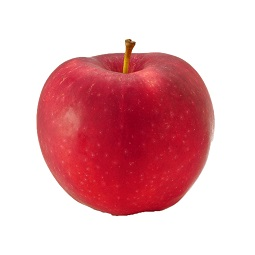
%> input picture HSVSpace/apples.jpg, 255 x 255 px
$ octave rgbtuxing.m   (GNU Octave 9; MATLAB toolbox functions it lacks are replaced by stand-ins)
%> lines starting %> are read from the running program, lines starting %| are printed output that depends on the picture
I=imread('apples.jpg');
%> I is the input picture: size 255x255x3 uint8; mean R, G, B 229.9, 176.6, 182
J=imread('fruit.jpg');
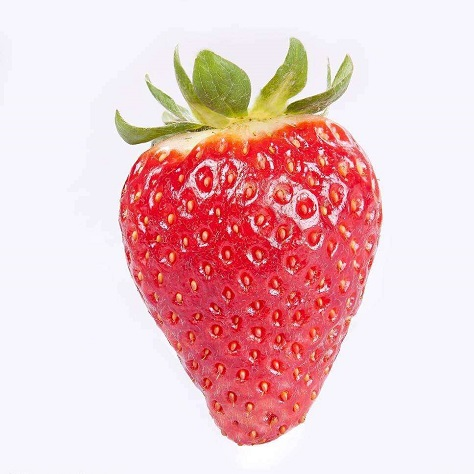
%> input picture HSVSpace/fruit.jpg, 474 x 474 px
%> J is the input picture: size 474x474x3 uint8; mean R, G, B 235.7, 196.8, 200.2
K=imread('ningmeng.jpg');
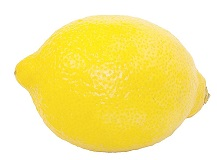
%> input picture HSVSpace/ningmeng.jpg, 217 x 160 px
%> K is the input picture: size 160x217x3 uint8; mean R, G, B 250, 235.4, 149.1
apples_R=I(:,:,1);
apples_G=I(:,:,2);
apples_B=I(:,:,3);
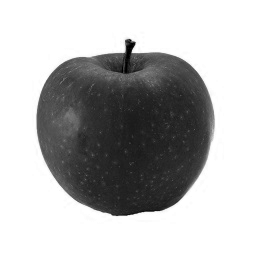
%> apples_B: size 255x255 uint8; min 0, max 255, mean 182
fruit_R=J(:,:,1);
fruit_G=J(:,:,2);
fruit_B=J(:,:,3);
ningmeng_R=K(:,:,1);
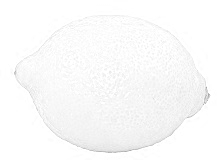
%> ningmeng_R: size 160x217 uint8; min 165, max 255, mean 250
ningmeng_G=K(:,:,2);
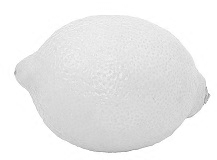
%> ningmeng_G: size 160x217 uint8; min 146, max 255, mean 235.4
ningmeng_B=K(:,:,3);
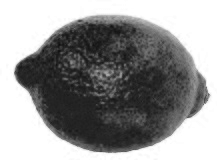
%> ningmeng_B: size 160x217 uint8; min 14, max 255, mean 149.1
figure,
subplot(3,3,1),imhist(apples_R);
ylabel('像素的个数');
subplot(3,3,2),imhist(apples_G);
ylabel('像素的个数');
subplot(3,3,3),imhist(apples_B);
ylabel('像素的个数');
subplot(3,3,4),imhist(fruit_R);
ylabel('像素的个数');
subplot(3,3,5),imhist(fruit_G);
ylabel('像素的个数');
subplot(3,3,6),imhist(fruit_B);
ylabel('像素的个数');
subplot(3,3,7),imhist(ningmeng_R);
ylabel('像素的个数');
subplot(3,3,8),imhist(ningmeng_G);
ylabel('像素的个数');
subplot(3,3,9),imhist(ningmeng_B);
ylabel('像素的个数');
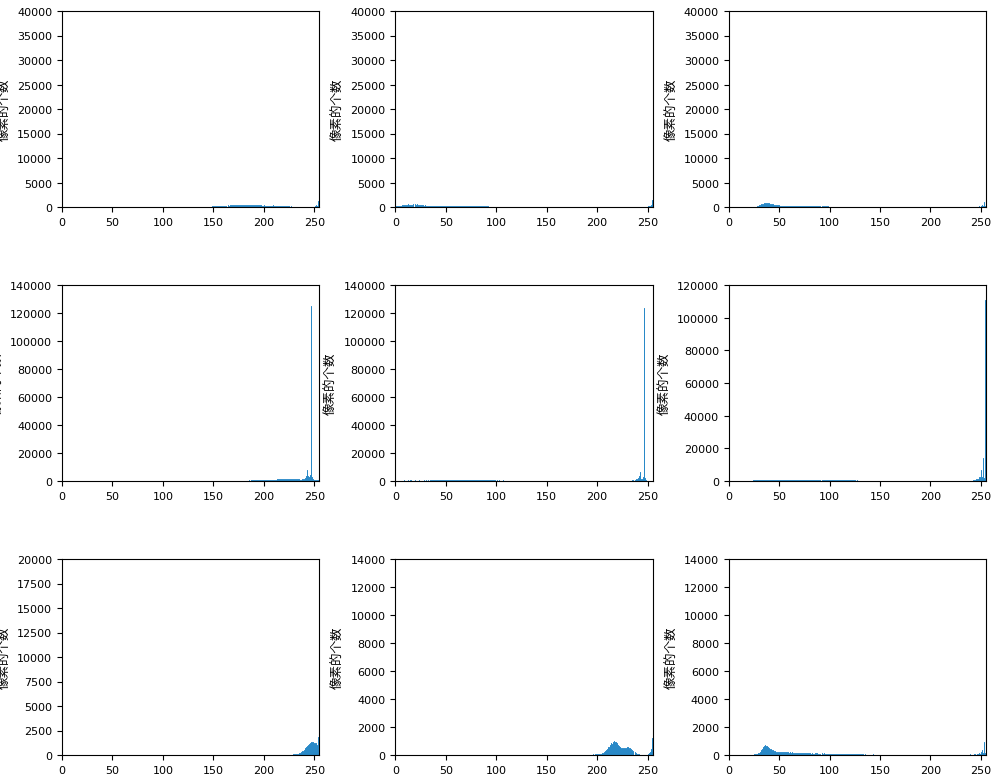
%> figure redrawn from the program's plot data, 9 panels; panel 1: highest point at x = 255, y = 39032; panel 2: highest point at x = 255, y = 38177; panel 3: highest point at x = 255, y = 38352; panel 4: highest point at x = 247, y = 124667
